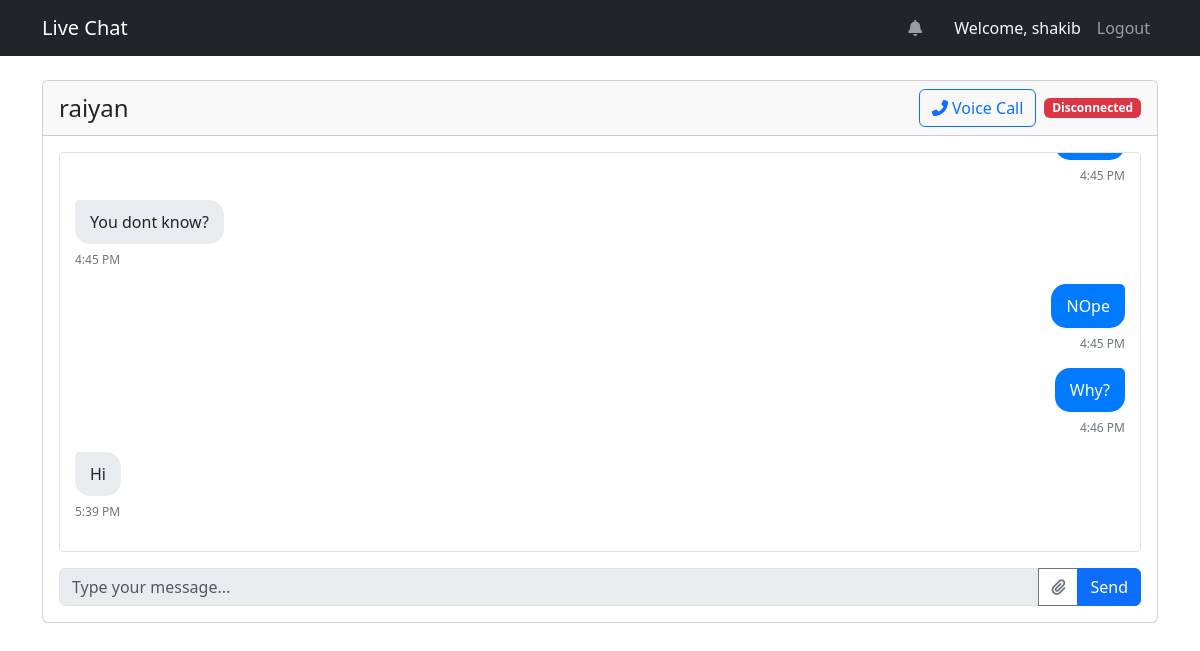
Page /chat/raiyan/ (signed in) on the committed database.
### chat/models.py (models this page shows, shortened)
class DirectMessage(models.Model):
    sender = models.ForeignKey(User, related_name='sent_messages', on_delete=models.CASCADE)
    receiver = models.ForeignKey(User, related_name='received_messages', on_delete=models.CASCADE)
    content = models.TextField(blank=True)
    file = models.FileField(upload_to=get_upload_path, null=True, blank=True)
    file_name = models.CharField(max_length=255, null=True, blank=True)
    file_type = models.CharField(max_length=50, null=True, blank=True)
    timestamp = models.DateTimeField(auto_now_add=True)
    is_read = models.BooleanField(default=False)
    class Meta:
        ordering = ['timestamp']

### chat/views.py (the view)
# urls.py: path('<str:username>/', views.chat, name='chat'),
@login_required(login_url='login')
def chat(request, username):
    other_user = get_object_or_404(User, username=username)
    if other_user == request.user:
        return redirect('chat:index')
    DirectMessage.objects.filter(
        sender=other_user,
        receiver=request.user,
        is_read=False
    ).update(is_read=True)
    messages = DirectMessage.objects.filter(
        Q(sender=request.user, receiver=other_user) |
        Q(sender=other_user, receiver=request.user)
    ).order_by('timestamp')
    return render(request, 'chat/chat.html', {
        'other_user': other_user,
        'messages': messages,
        'max_upload_size': settings.MAX_UPLOAD_SIZE,
        'allowed_file_types': json.dumps(settings.ALLOWED_FILE_TYPES),
    })

### chat/templates/chat/chat.html (shortened to what this page needs)
{% extends 'chat/base.html' %}
{% block extra_css %}
<link rel="stylesheet" href="https://cdnjs.cloudflare.com/ajax/libs/font-awesome/6.5.1/css/all.min.css">
{% endblock %}
{% block content %}
{% if user.is_authenticated %}
    <div class="card">
        <div class="card-header d-flex justify-content-between align-items-center">
            <div>
                <h4 class="mb-0">{{ other_user.username }}</h4>
            </div>
            <div class="d-flex align-items-center">
                <a href="{% url 'chat:voice_call' other_user.username %}" class="btn btn-outline-primary me-2">
                    <i class="fas fa-phone-alt"></i> Voice Call
                </a>
                <span id="connection-status" class="badge bg-warning">Connecting...</span>
            </div>
        </div>
        <div class="card-body">
            <div class="chat-container" id="chat-messages">
                {% for message in messages %}
                <div class="message {% if message.sender == user %}sent{% else %}received{% endif %}">
                    {% if message.content %}
                        <span class="content">{{ message.content }}</span>
                    {% endif %}
                    <span class="timestamp">{{ message.timestamp|date:"g:i A" }}</span>
                </div>
                {% endfor %}
            </div>
            <form id="chat-form" class="mt-3">
                <div class="input-group">
                    <input type="text" id="chat-message-input" class="form-control" placeholder="Type your message...">
                    <label class="btn btn-outline-secondary" for="file-upload">
                        <i class="fas fa-paperclip"></i>
                    </label>
                    <button class="btn btn-primary" type="submit">Send</button>
                </div>
            </form>
        </div>
    </div>
{% else %}
    <div class="alert alert-warning">
        Please <a href="{% url 'login' %}?next={{ request.path }}">login</a> to chat.
    </div>
{% endif %}
{% endblock %}

### chat/templates/chat/base.html (shortened to what this page needs)
{% load static %}
<!DOCTYPE html>
<html lang="en">
<head>
    <link href="https://cdn.jsdelivr.net/npm/bootstrap@5.3.0-alpha1/dist/css/bootstrap.min.css" rel="stylesheet">
    <link rel="stylesheet" href="https://cdnjs.cloudflare.com/ajax/libs/font-awesome/6.5.1/css/all.min.css">
    {% block extra_css %}{% endblock %}
</head>
<body>
    <nav class="navbar navbar-expand-lg navbar-dark bg-dark mb-4">
        <div class="container">
            <a class="navbar-brand" href="{% url 'chat:index' %}">Live Chat</a>
            <div class="navbar-nav ms-auto">
                {% if user.is_authenticated %}
                    <div class="nav-item dropdown me-3">
                        <a class="nav-link position-relative" href="#" id="notificationDropdown" role="button" data-bs-toggle="dropdown" aria-expanded="false">
                            <i class="fas fa-bell"></i>
                        </a>
                    </div>
                    <span class="nav-item nav-link text-light">Welcome, {{ user.username }}</span>
                    <a class="nav-item nav-link" href="{% url 'logout' %}">Logout</a>
                {% else %}
                    <a class="nav-item nav-link" href="{% url 'login' %}">Login</a>
                {% endif %}
            </div>
        </div>
    </nav>
    <div class="container">
        {% block content %}
        {% endblock %}
    </div>
</body>
</html>

### chat/templates/chat/base.html (style rules this page uses)
.chat-container { height: 400px; overflow-y: auto; border: 1px solid #dee2e6; border-radius: 0.25rem; padding: 1rem; margin-bottom: 1rem; }
.message { margin-bottom: 0.5rem; }
.message .timestamp { color: #6c757d; font-size: 0.875rem; }

### chat/templates/chat/chat.html (style rules this page uses)
.chat-container { height: 400px; overflow-y: auto; padding: 15px; }
.message { margin-bottom: 15px; max-width: 70%; clear: both; }
.message.sent { float: right; text-align: right; }
.message.received { float: left; text-align: left; }
.message .content { padding: 10px 15px; border-radius: 15px; display: inline-block; margin-bottom: 5px; word-wrap: break-word; }
.message.sent .content { background-color: #007bff; color: white; border-top-right-radius: 5px; }
.message.received .content { background-color: #e9ecef; color: #212529; border-top-left-radius: 5px; }
.message .timestamp { display: block; font-size: 0.75rem; color: #6c757d; margin-top: 2px; }
.chat-container::after { content: ""; clear: both; display: table; }

### rows in the picture
DirectMessage: timestamp "4:45 PM"
DirectMessage: content "You dont know?", timestamp "4:45 PM"
DirectMessage: content "NOpe", timestamp "4:45 PM"
DirectMessage: content "Why?", timestamp "4:46 PM"
DirectMessage: content "Hi", timestamp "5:39 PM"

### other values in the picture
{{ user.username }} "shakib"
{{ other_user.username }} "raiyan"
